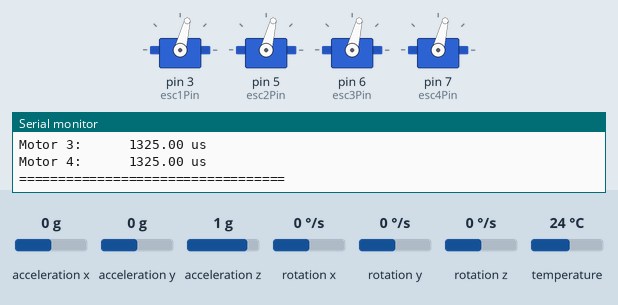
This sketch was run on a simulated Arduino Uno, built with avr-gcc and run on an emulated ATmega328P. Parts: 4 × servo, the last lines printed to the serial monitor. The test bench sets the inputs (shaded band); at power-on: acceleration z 1 g, acceleration y 0 g, rotation x 0 °/s, acceleration x 0 g, rotation y 0 °/s, rotation z 0 °/s, temperature 24 °C.

Above: at 9.5 s.
9.6 s: acceleration z set to 0.1 g
11.1 s: acceleration z set to -0.2 g
At 11.52 s:
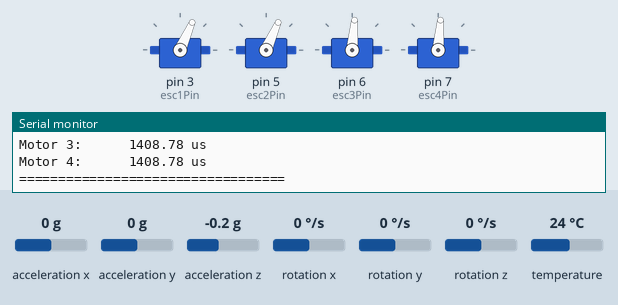
14.1 s: acceleration y set to -1.4 g
At 14.56 s:
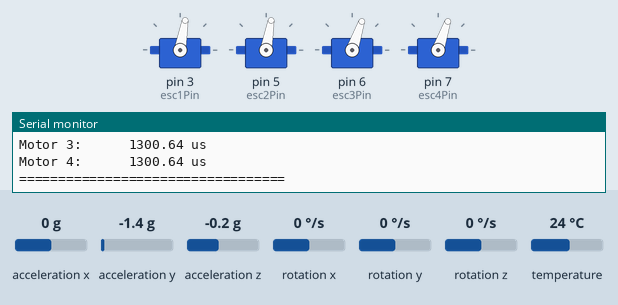
17.1 s: rotation x set to -100 °/s
At 18.6 s:
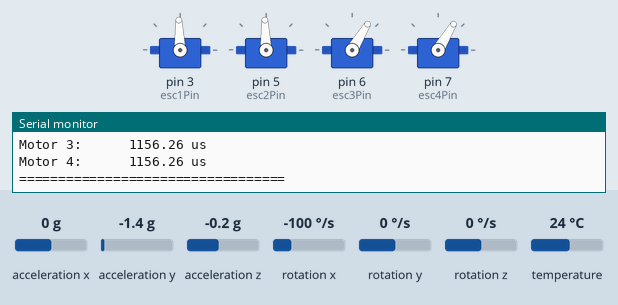
18.9 s: acceleration x set to -1.4 g
At 19.16 s:
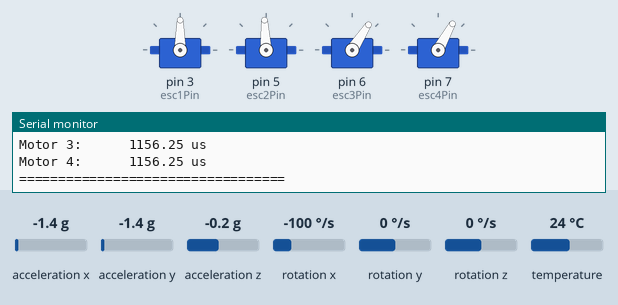
21.9 s: rotation y set to -192 °/s
At 22.8 s:
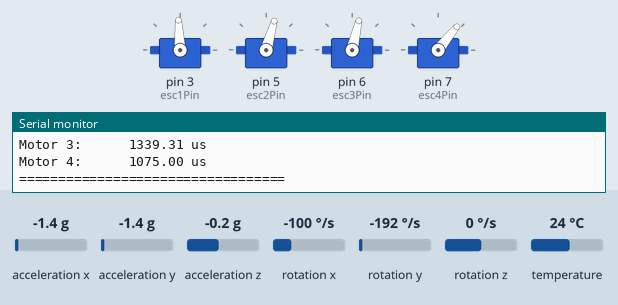
Timing chart, 0 to 24.6 s (numbered marks = the images above; inputs shaded):
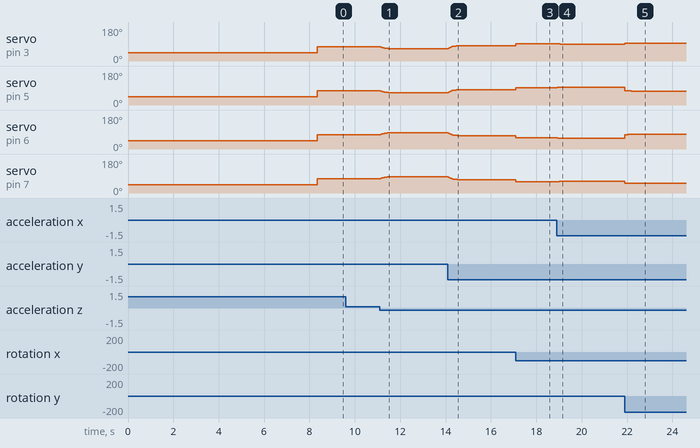

Measured:
- after the input at 11.1 s, servo on pin 3 (esc1Pin), servo on pin 5 (esc2Pin): moves from 76° to 65° over 0.61 s, starting at once; servo on pin 6 (esc3Pin), servo on pin 7 (esc4Pin): moves from 76° to 86° over 0.45 s, starting at once
- after the input at 14.1 s, servo on pin 3 (esc1Pin), servo on pin 5 (esc2Pin): moves from 65° to 81° over 0.51 s, starting at once; servo on pin 6 (esc3Pin), servo on pin 7 (esc4Pin): moves from 86° to 70° over 0.58 s, starting at once
- after the input at 17.1 s, servo on pin 3 (esc1Pin), servo on pin 5 (esc2Pin): 81° → 91° at once, → 92° 0.09 s later; servo on pin 6 (esc3Pin), servo on pin 7 (esc4Pin): 70° → 60° at once, → 59° 0.30 s later
- after the input at 18.9 s, servo on pin 3 (esc1Pin): 92° → 91° after 0.05 s, → 90° 0.10 s later, → 89° 1.2 s later, → 90° 0.11 s later, … (9 changes in this stretch); servo on pin 5 (esc2Pin): 92° → 93° at once
- after the input at 21.9 s, servo on pin 5 (esc2Pin): 93° → 75° at once, → 74° 0.27 s later; servo on pin 6 (esc3Pin): 57° → 76° at once, → 77° 0.14 s later; servo on pin 7 (esc4Pin): 62° → 51° at once

The sketch:

mpu_esc_testcode.ino
```cpp
// libraries
#include <Wire.h>
#include <Adafruit_MPU6050.h>
#include <Adafruit_Sensor.h>
#include <Servo.h>
#include <IRremote.hpp>

/*
 * Quadcopter PD Stabilization Test
 *
 * Purpose:
 * Test roll and pitch stabilization using an MPU-6050
 * and a Proportional-Derivative (PD) controller.
 *
 * Features:
 * - Gyroscope calibration
 * - Complementary filter for orientation estimation
 * - PD feedback control
 * - Four-motor ESC mixing
 * - IR software kill switch
 *
 * This is an experimental stabilization controller.
 * Altitude sensing and the autonomous flight state
 * machine are implemented separately.
 *
 * Derivative term and its implmentation still needs to be tested with the serial moniter first to confirm
 * the term is adding to the equations correctly DO NOT test with propellor yet, confirm that code
 */
const int IR_RECEIVE_PIN = 2;

// Red power button command
const uint8_t KILL_BUTTON = 69;

// Once true, motors stay killed until reset
bool killed = false;

Servo esc1;
Servo esc2;
Servo esc3;
Servo esc4;

// Choose actual Arduino pins
const int esc1Pin = 3;
const int esc2Pin = 5;
const int esc3Pin = 6;
const int esc4Pin = 7;


Adafruit_MPU6050 mpu;

// Gyroscope calibration offsets
float gyroOffsetX = 0.0;
float gyroOffsetY = 0.0;
float rolld = 0.0;
float pitchd = 0.0;
float pitchoff = 0.0;
float rolloff = 0.0;

// Time of previous MPU reading
unsigned long previousMPUTime = 0;

// Serial print timing
unsigned long now = 0;
unsigned long lastPrintTime = 0;
const unsigned long printInterval = 500; // print twice per second

// Attitude variables
float roll = 0.0;
float pitch = 0.0;

float rollerror = 0.0;
float pitcherror = 0.0;

float rollcorrection = 0.0;
float pitchcorrection = 0.0;

// Motor command values

float esc1command = 0.0;
float esc2command = 0.0;
float esc3command = 0.0;
float esc4command = 0.0;


// Throttle values
const float basethrottle = 1000; //OFF

// For the mixer test, 1500 makes it easy to see
// commands increase AND decrease around the midpoint.
const float baseflightthrottle = 1325; //min PWM signal needed to produce lift

const float minthrottle = 1075; //min PWM needed for motors to spin
const float maxthrottle = 1500; //1500 abritrary maximum set for now

// Desired orientation
const float targetPitch = 0.0;
const float targetRoll = 0.0;

// P gains
const float kproll = 0.6; //values are being tested still
const float kppitch = 0.6; // values are being tested still
const float kpyaw = 1.0;// not yet intigrated, value is just a place holder

const float kdroll = 1.0; //values are being tested still, also placeholder kd of 1 is probably too high
const float kdpitch = 1.0;//values are being tested still
const float kdyaw = 1.0;// not yet intigrated, value is just a place holder

const float kiroll = 1.0; //  not yet intigrated, value is just a place holder
const float kipitch = 1.0; // not yet intigrated, value is just a place holder
const float kiyaw = 1.0;//  not yet intigrated, value is just a place holder


void setup() {

  Serial.begin(115200);

  // Start IR receiver
  IrReceiver.begin(
    IR_RECEIVE_PIN,
    ENABLE_LED_FEEDBACK
  );

  // Attach ESCs
  esc1.attach(esc1Pin);
  esc2.attach(esc2Pin);
  esc3.attach(esc3Pin);
  esc4.attach(esc4Pin);

  // Send minimum throttle so ESCs can arm
  esc1.writeMicroseconds((int)basethrottle);
  esc2.writeMicroseconds((int)basethrottle);
  esc3.writeMicroseconds((int)basethrottle);
  esc4.writeMicroseconds((int)basethrottle);


  delay(3000);

   // Initialize MPU
  initializeMPU();
  calibrateGyroscope();
  initializeAngles();

  //useful only if drone starts off level, will probably be taken out once mpu placement is screwed into the frame
  rolloff = roll;
  pitchoff = pitch;

  previousMPUTime = micros();

  Serial.println("Mixer test ready.");
  Serial.println("REMOVE PROPELLERS.");
  Serial.println();
}


void loop() {

  if (IrReceiver.decode()) {

    uint8_t command =
      IrReceiver.decodedIRData.command;


    Serial.print("IR command: ");
    Serial.println(command);


    if (command == KILL_BUTTON) {

      killed = true;

      Serial.println();
      Serial.println("KILL SWITCH ACTIVATED!");
      Serial.println("Motors locked at 1000 us.");
      Serial.println();

    }


    IrReceiver.resume();

  }


  //software killswitch, set motors to basethrottle(off) continuosly so that program has ot be restarted for the motors to start spinning again
  if (killed) {

    esc1.writeMicroseconds((int)basethrottle);
    esc2.writeMicroseconds((int)basethrottle);
    esc3.writeMicroseconds((int)basethrottle);
    esc4.writeMicroseconds((int)basethrottle);

    return;
  }


  now = millis();

  // Read MPU
  readmpu();

  // Calculate roll/pitch corrections
  Rollcorrection();
  Pitchcorrection();

  // Calculate motor commands
  escscommand();

  // for mpu testing through the serial moniter, actively tilt mpu, to see if the mpu is working as intended check corresponding readings on moniter
  if (now - lastPrintTime >= printInterval) {

    lastPrintTime = now;

    Serial.println();
    Serial.println("========== DRONE STATUS ==========");

    // MPU-6050 orientation measurements
    Serial.println("[ORIENTATION]");

    Serial.print("Roll:         ");
    Serial.print(roll);
    Serial.println(" deg");

    Serial.print("Roll Rate:    ");
    Serial.print(rolld);
    Serial.println(" deg/s");

    Serial.print("Pitch:        ");
    Serial.print(pitch);
    Serial.println(" deg");

    Serial.print("Pitch Rate:   ");
    Serial.print(pitchd);
    Serial.println(" deg/s");

    // PD controller corrections
    Serial.println();
    Serial.println("[PD CORRECTIONS]");

    Serial.print("Roll:         ");
    Serial.println(rollcorrection);

    Serial.print("Pitch:        ");
    Serial.println(pitchcorrection);

    // Individual ESC commands
    Serial.println();
    Serial.println("[MOTOR COMMANDS]");

    Serial.print("Motor 1:      ");
    Serial.print(esc1command);
    Serial.println(" us");

    Serial.print("Motor 2:      ");
    Serial.print(esc2command);
    Serial.println(" us");

    Serial.print("Motor 3:      ");
    Serial.print(esc3command);
    Serial.println(" us");

    Serial.print("Motor 4:      ");
    Serial.print(esc4command);
    Serial.println(" us");

    Serial.println("==================================");
  }
}
// Read MPU data
void readmpu() {

  //structures that will hold different readings predefined by Adafruit Library
  sensors_event_t acceleration;
  sensors_event_t rotation;
  sensors_event_t temperature;

  //put the readings into the structures
  mpu.getEvent(
    &acceleration,
    &rotation,
    &temperature
  );

  // Time between MPU readings
  unsigned long currentMPUTime = micros();

  float deltaTime =
      (currentMPUTime - previousMPUTime) / 1000000.0;

  previousMPUTime = currentMPUTime;

  // Ignore bad timing intervals
  if (deltaTime <= 0.0 || deltaTime > 0.1) {
    return;
  }

  // look in the mpu readings, look specifically for accleration and apply x,y,z measuremtns to their respective variables
  float ax = acceleration.acceleration.x;
  float ay = acceleration.acceleration.y;
  float az = acceleration.acceleration.z;

  // Roll/pitch estimates from gravity ( accelermoter reading)
  float accelRoll =
      atan2(ay, az) * 180.0 / PI;

  float accelPitch =
      atan2(
        -ax,
        sqrt(ay * ay + az * az)
      ) * 180.0 / PI;

  // Gyroscope readings
  float gyroRateX =
      (rotation.gyro.x - gyroOffsetX)
      * 180.0 / PI;

  float gyroRateY =
      (rotation.gyro.y - gyroOffsetY)
      * 180.0 / PI;

  // Complementary filter
  /* the gyroscope readings are more accurate for immidiate corrections so the overall weighted reading supplied to the controller will mostly come from that
     but the acceleromoter reading can help stabilize position over the longterm once the gyroscope readings die down and the drone is just trying to hover
     so make a small part of the reading supplied from the accel too
  */
  roll =
      0.98 * (roll + gyroRateX * deltaTime)
      + 0.02 * accelRoll;

  pitch =
      0.98 * (pitch + gyroRateY * deltaTime)
      + 0.02 * accelPitch;

  //derivative terms
  rolld = gyroRateX;

  pitchd = gyroRateY;
}

//mentioned earlier but pitchoff and rolloff are temporary variables for test will probably be discarded later
// Pitch correction
void Pitchcorrection() {

  pitcherror = targetPitch - (pitch - pitchoff);

  pitchcorrection =
      kppitch * pitcherror - kdpitch*pitchd;
}


// Roll correction
void Rollcorrection() {

  rollerror = targetRoll - (roll - rolloff);

  rollcorrection =
      kproll * rollerror - kdroll*rolld;
}


// Calculate motor commands
void escscommand() {
  //the PWM signals sent to the motors are a combination of minimum signal needed for thrust and the correections
  //top left and bottom right have same rotation and vice versa for the top right and bottom left
  esc1command =
      baseflightthrottle
      + rollcorrection
      + pitchcorrection;

  esc2command =
      baseflightthrottle
      + rollcorrection
      - pitchcorrection;

  esc3command =
      baseflightthrottle
      - rollcorrection
      + pitchcorrection;

  esc4command =
      baseflightthrottle
      - rollcorrection
      - pitchcorrection;

  //limit the commands mainly just so the motors never receive a signal below the minimum needed to spin the motor, i doubt max constraint will come into play
  //but safe to have just incase
  esc1command =
      constrain(
        esc1command,
        minthrottle,
        maxthrottle
      );

  esc2command =
      constrain(
        esc2command,
        minthrottle,
        maxthrottle
      );

  esc3command =
      constrain(
        esc3command,
        minthrottle,
        maxthrottle
      );

  esc4command =
      constrain(
        esc4command,
        minthrottle,
        maxthrottle
      );


  //actually send the PWM signals
  esc1.writeMicroseconds((int)esc1command);
  esc2.writeMicroseconds((int)esc2command);
  esc3.writeMicroseconds((int)esc3command);
  esc4.writeMicroseconds((int)esc4command);

}


// Initialize MPU
void initializeMPU() {
  //check if the mpu is connected properly
  if (!mpu.begin()) {

    Serial.println("MPU-6050 not detected!");

    while (true) {
      delay(10);
    }
  }

  Serial.println("MPU-6050 connected.");

  mpu.setAccelerometerRange(
    MPU6050_RANGE_8_G
  );

  mpu.setGyroRange(
    MPU6050_RANGE_500_DEG
  );

  mpu.setFilterBandwidth(
    MPU6050_BAND_21_HZ
  );
}


// Gyroscope calibration
void calibrateGyroscope() {

  const int samples = 1000;

  float totalX = 0.0;
  float totalY = 0.0;

  Serial.println(
    "Keep the MPU completely still..."
  );

  delay(1000);

  for (int i = 0; i < samples; i++) {

    sensors_event_t acceleration;
    sensors_event_t rotation;
    sensors_event_t temperature;

    mpu.getEvent(
      &acceleration,
      &rotation,
      &temperature
    );

    totalX += rotation.gyro.x;
    totalY += rotation.gyro.y;

    delay(2);
  }

  gyroOffsetX =
      totalX / samples;

  gyroOffsetY =
      totalY / samples;

  Serial.println(
    "Gyroscope calibrated."
  );
}


// Initialize starting roll and pitch
void initializeAngles() {

  sensors_event_t acceleration;
  sensors_event_t rotation;
  sensors_event_t temperature;

  mpu.getEvent(
    &acceleration,
    &rotation,
    &temperature
  );

  float ax = acceleration.acceleration.x;
  float ay = acceleration.acceleration.y;
  float az = acceleration.acceleration.z;

  roll =
      atan2(ay, az)
      * 180.0 / PI;

  pitch =
      atan2(
        -ax,
        sqrt(ay * ay + az * az)
      ) * 180.0 / PI;

  Serial.print("Initial roll: ");
  Serial.println(roll);

  Serial.print("Initial pitch: ");
  Serial.println(pitch);
}
```
